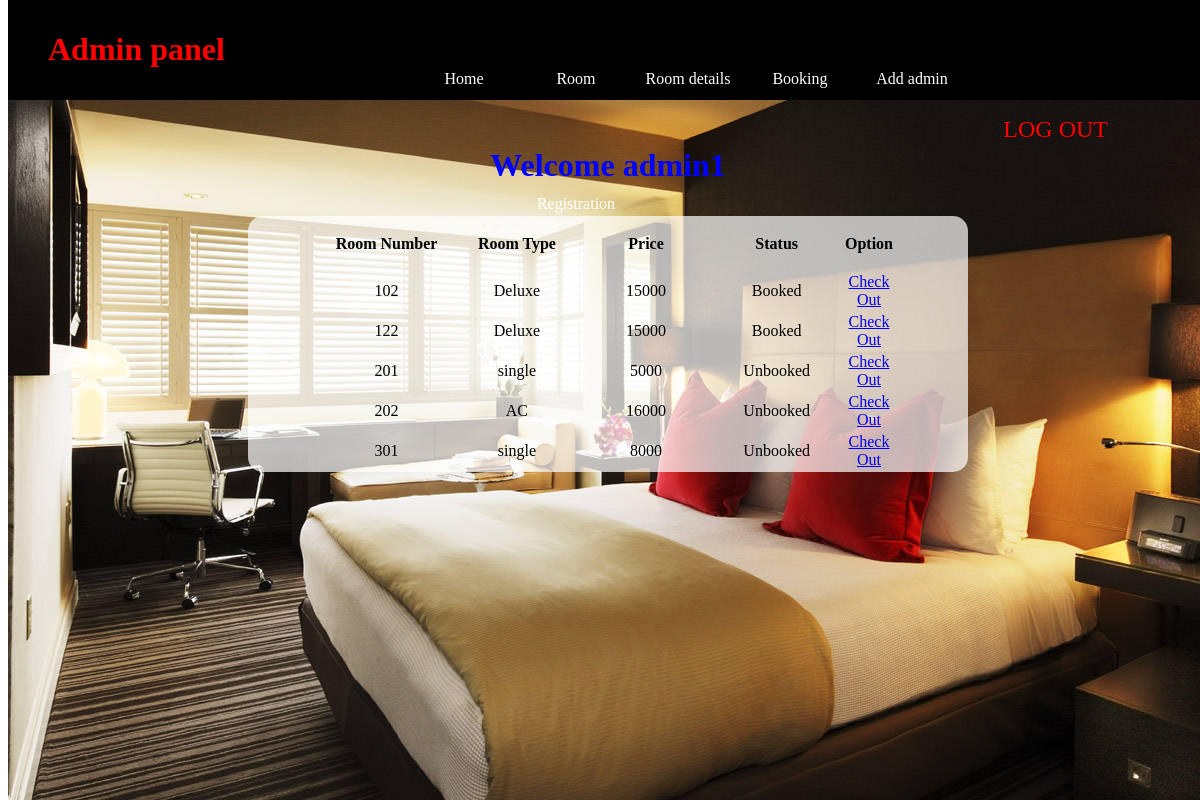
Screenshot of /Admin/rd.php (signed in) with the database file from the repository.
### tables this page shows
CREATE TABLE IF NOT EXISTS `room` (
  `id` int(11) NOT NULL AUTO_INCREMENT,
  `roomno` varchar(20) DEFAULT NULL,
  `roomtype` varchar(20) DEFAULT NULL,
  `price` int(11) DEFAULT NULL,
  `status` varchar(20) DEFAULT 'Unbooked',
  PRIMARY KEY (`id`)
);

### Admin/rd.php (the view, shortened to what this page needs)
<?php
include("connection.php");
?>
<!DOCTYPE html>
<html>
<head>
	<link rel="stylesheet" type="text/css" href="css/styles.css">
</head>
<body>
	<div id="full">
		<div style="background-image: url('images/rds.jpg'); width: 100%; height: 100%; position: fixed;">
			<div id="header">
				<div id="logo">
					<h1><a href="index.php" style="text-decoration: none; color: red; padding: 30px;">Admin panel</a></h1>
				</div>
				<div id="nav">
					<ul>
						<li><a id="head_list" href="index.php">Home</a></li>
						<li><a id="head_list" href="room.php">Room Registration</a></li>
						<li><a id="head_list" href="rd.php">Room details</a></li>
						<li><a id="head_list" href="booking.php">Booking</a></li>
						<li><a id="head_list" href="addAdmin.php">Add admin</a></li>
					</ul>
				</div>
			</div>
			<br><br><br><br><br><br>
			<a style="color: red; float: right; margin-right: 100px; font-size: 18pt; text-decoration: none;" href="logout.php">LOG OUT</a>
			<h1 style="color: blue; text-align: center;">Welcome <?php echo $_SESSION['username']; ?></h1>
			<center>
				<div id="banner" style="width: 60%">
					<table width="80%">
						<tbody>
							<tr>
								<th width="25%" height="50px">Room Number</th>
								<th width="25%" height="50px">Room Type</th>
								<th width="25%" height="50px">Price</th>
								<th width="25%" height="50px">Status</th>
								<th width="25%" height="50px">Option</th>
							</tr>
							<?php
								$qry="SELECT * FROM room";
								$result=mysqli_query($a,$qry);
								while ($rd=mysqli_fetch_assoc($result)) {
									$roomno=$rd['roomno'];
									echo "<tr>";
									echo "<td>".$rd['roomno']."</td>";
									echo "<td>".$rd['roomtype']."</td>";
									echo "<td>".$rd['price']."</td>";
									echo "<td>".$rd['status']."</td>";
									echo "<td><a href='checkout.php?roomno=$roomno'>Check Out</a></td>";
									echo "</tr>";
								}
							?>
						</tbody>
					</table>
				</div>
			</center>
		</div>
	</div>
</body>
</html>

### Admin/css/styles.css (style rules this page uses)
#full { width: 100%; height: auto; }
#header { width: 100%; height: 100px; background: black; position: fixed; top: 0; }
#logo { width: 30%; height: 100px; float: left; }
#nav { width: 70%; height: 100px; float: left; }
ul li { list-style: none; float: left; width: 14%; height: 50px; line-height: 125px; text-align: center; }
#head_list { text-decoration: none; color: white; }
h1 { padding: 10px; color: red; }
tr { text-align: center; }
#banner { background-color: rgba(255,255,255,0.7); width: 40%; align-self: auto; border-radius: 15px; }

### rows the page displays
room: roomno "102", roomtype "Deluxe", price "15000", status "Booked"
room: roomno "122", roomtype "Deluxe", price "15000", status "Booked"
room: roomno "201", roomtype "single", price "5000", status "Unbooked"
room: roomno "202", roomtype "AC", price "16000", status "Unbooked"
room: roomno "301", roomtype "single", price "8000", status "Unbooked"

### other values shown
$_SESSION['username'] "admin1"
